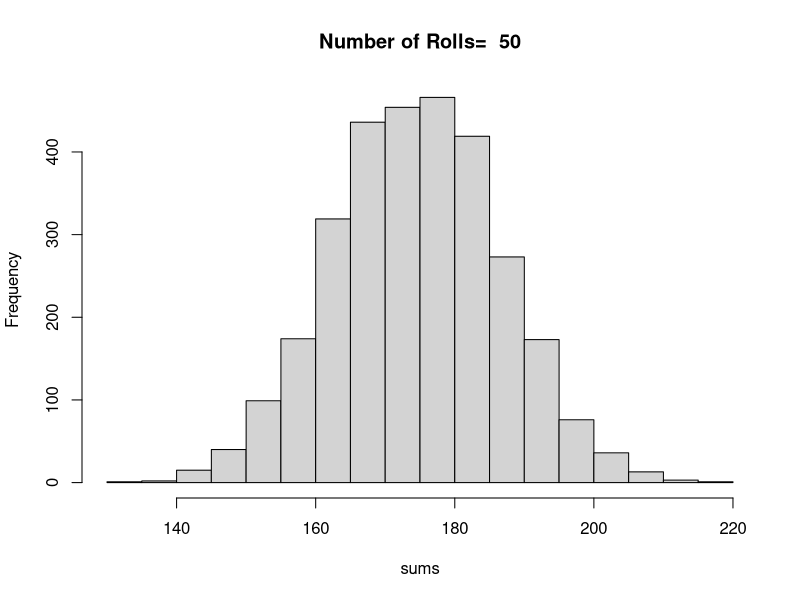
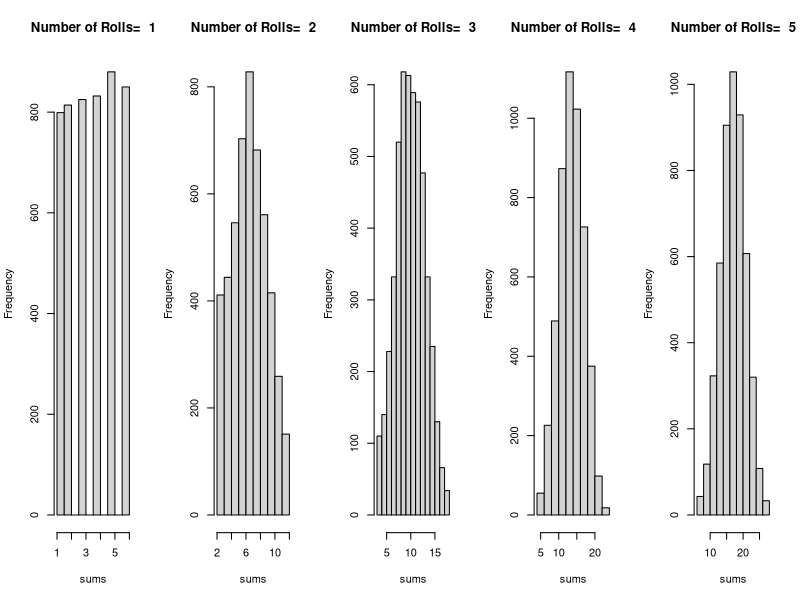
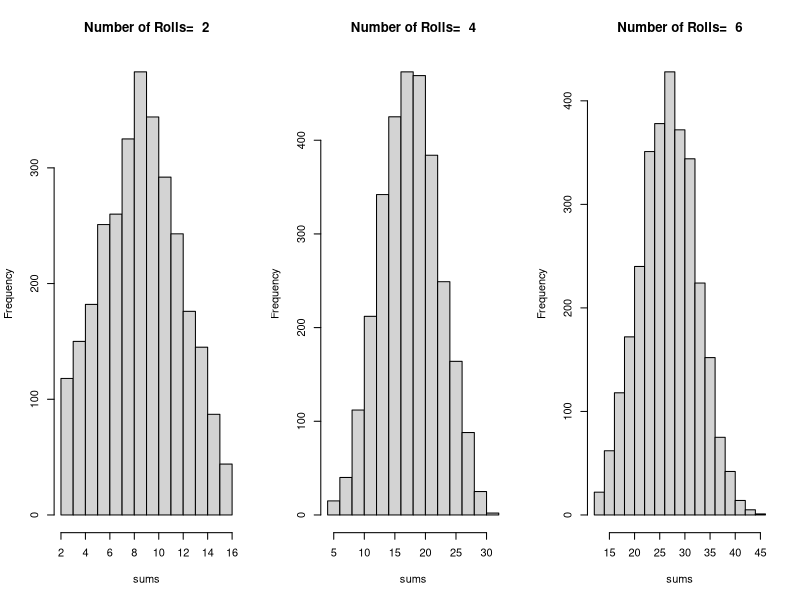
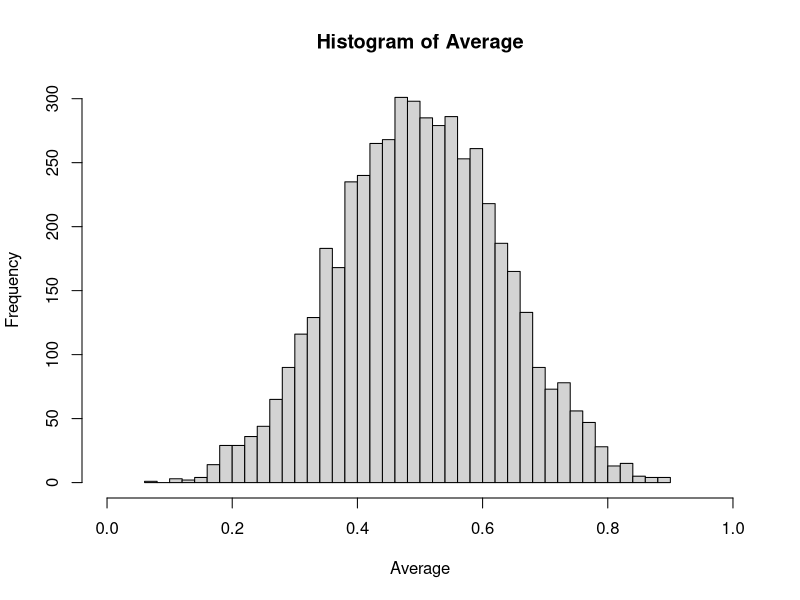
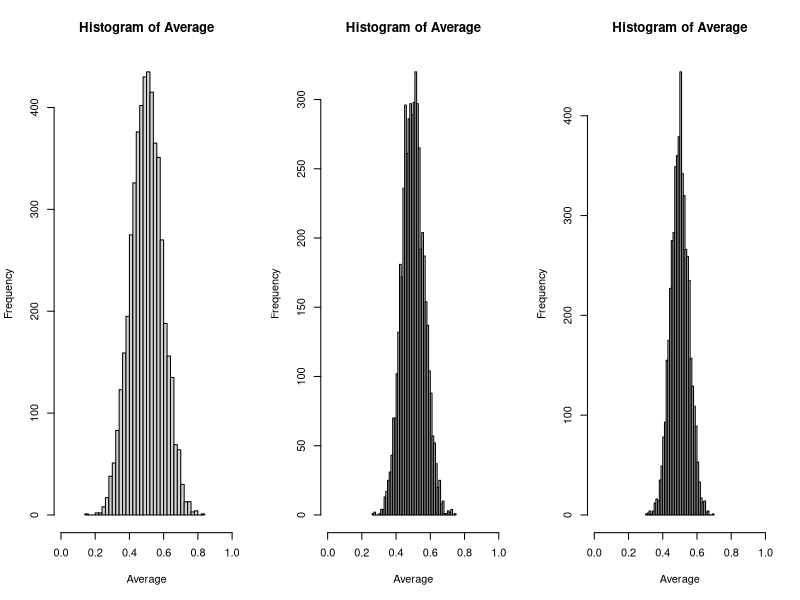
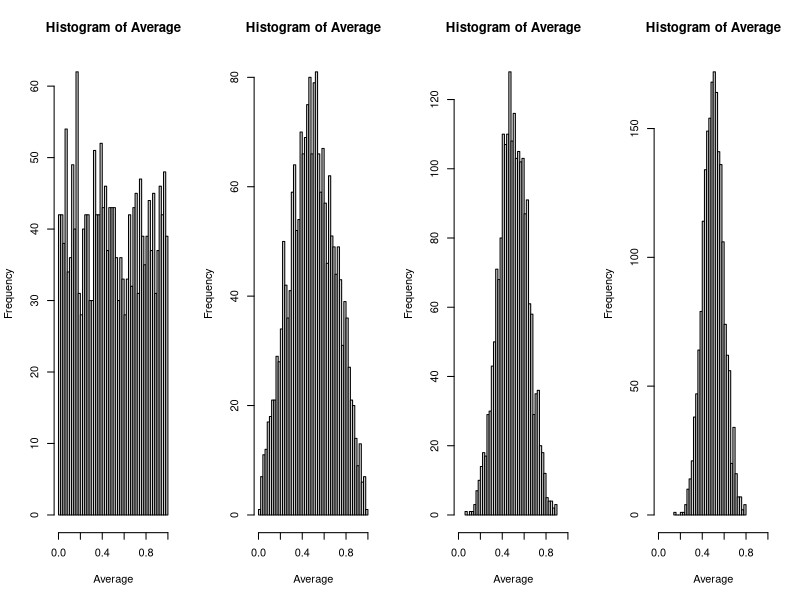
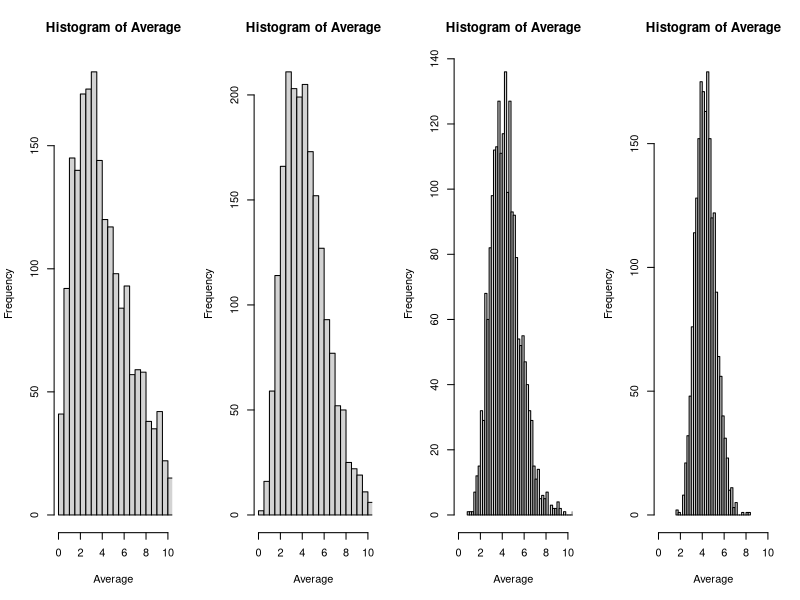

Here is the R script that generated these plots, in order:
## ---- chunk 1
#Addem is a function that will add together the elements of a vector
#Addem takes a single argument X with a default value of 0
Addem<-function( X = 0 ){
  total<-0
  for(i in X){
    total<-total+i
  }
  return(total)
}


# SimulateDieRollMatrix is a function that simulates rolling a fair die with at least 2 sides.
# SimulateDieRollMatrix will produce a matrix with ROLLS * REPETITIONS values.
# Each column will hold the results of rolling a simulated die ROLLS number of times.
# There will be REPETITIONS columns. For example, you want to roll a die 10 times, and record the resuls. 
# This will constitute a single column. Suppose you want to repeat this 3 times. Then you will have three columns, each of ten rolls.
# SimulateDieRollMatrix takes three arguments. SIDES is the number of sides on the die. ROLLS is the number of rolls. 
# REPETITIONS is the number of times you repear making ROLLS rolls.
SimulateDieRollMatrix<-function( REPETITIONS , ROLLS , SIDES = 2 ){
  die<-1:SIDES
  totalRolls <- ROLLS*REPETITIONS
  dieMat <- matrix( NA ,nrow=ROLLS,ncol=REPETITIONS)
  for( i in 1:REPETITIONS){
    outcomes <- sample(die , size=ROLLS , replace=TRUE)
    dieMat[,i] <- outcomes
    }
  return(dieMat)
}

# ADDCOLS is a function that takes each column of a matrix, sums the elements, and returns a vector with these sums.
# The function takes 3 arguments
# MATRIX is the matrix whose rows need to be added together
# NROW is the number of rows in MATRIX
# NCOL is the number of columns in MATRIX
ADDCOLS<-function(MATRIX,NROW,NCOL){
  ADDED<-rep(NA,times=NCOL)
  for(i in 1:NCOL){
    ADDED[i]<-Addem(MATRIX[,i])
  }
  return(ADDED)
}


## ---- chunk 2
HISTROLLS <- function(REPETITIONS, ROLLS, SIDES = 2) {
  simulatedData <- SimulateDieRollMatrix(REPETITIONS, ROLLS, SIDES)
  sums <- ADDCOLS(simulatedData, ROLLS, REPETITIONS)
  
  hist(sums, main = paste ("Number of Rolls= ", ROLLS))
}

HISTROLLS(REPETITIONS = 3000, ROLLS = 50, SIDES = 6)
## ---- chunk 3
GRAPHS = function(REPETITIONS = 2000, ROLLS = 1, SIDES = 6) {
  numberofgraphs = length(ROLLS)
  par(mfrow = c(1,numberofgraphs))
  for (i in 1:numberofgraphs) {
    HISTROLLS(REPETITIONS, ROLLS[i], SIDES)
  }
  par(mfrow = c(1,1))
}
GRAPHS(REPETITIONS = 5000, ROLLS = 1:5)
## ---- chunk 4
GRAPHS( REPETITIONS=3000 ,  ROLLS=c(2,4,6) , SIDES=8    )
## ---- chunk 5


AverageM<-function( X = 0 ){
  n<-length(X)
  average<-Addem(X)/n
  return(average)
}

SIMBUCKETS<-function(REPETITIONS, BALLSELECTED, DIST="uniform"){
  set.seed(1)
  ballMat<-matrix(NA, nrow = BALLSELECTED , ncol = REPETITIONS)
    for(i in 1:REPETITIONS){  
      if(DIST=="uniform"){
        outcomes<-runif(BALLSELECTED)
      }else {
        outcomes<-rchisq( BALLSELECTED , df = 4.3 )
      }
      ballMat[,i]<-outcomes
    }
  return(ballMat)
}


EX<-SIMBUCKETS(3,2,DIST="uniform")
EX

AverageCOLS<-function(MATRIX,NROW,NCOL){
  AVE<-rep(NA,times=NCOL)
  for(i in 1:NCOL){
    AVE[i]<-AverageM(MATRIX[,i])
  }
  return(AVE)
}

RESULTS<-AverageCOLS( EX , NROW = 2, NCOL = 3)
RESULTS

## ---- chunk 6

HISTDIST <- function(NROWS, NCOLS, DIST = "uniform") {
  mat <- SIMBUCKETS(NCOLS, NROWS, DIST) 
  Average <- AverageCOLS(mat,NROWS, NCOLS)
  if (DIST == "chisq2") {
    xlim <- c(0,10)
  } else {
    xlim <- c(0,1)
  }
  hist(Average, xlim = xlim, breaks = 40 )
}
HISTDIST(NROWS = 5, NCOLS = 5000, DIST = "uniform")

## ---- chunk 7
GRAPHDISTS <- function(REPETITIONS = 2000, BALLSSELECTED = c(10,20,30), DIST = "uniform") {
  numberofgraphs = length(BALLSSELECTED)
  par(mfrow = c(1,numberofgraphs))
  for (i in 1:numberofgraphs) {
    HISTOGRAM <- HISTDIST(BALLSSELECTED[i], REPETITIONS, DIST)
  }
  par(mfrow = c(1,1))
}
GRAPHDISTS(REPETITIONS = 5000)

          
                    
## ---- chunk 8
GRAPHDISTS(REPETITIONS = 2000 , BALLSSELECTED = c(1,2,5,10) , DIST = "uniform" )
GRAPHDISTS(REPETITIONS = 2000 , BALLSSELECTED = c(1,2,5,10) , DIST = "chisq2" )

